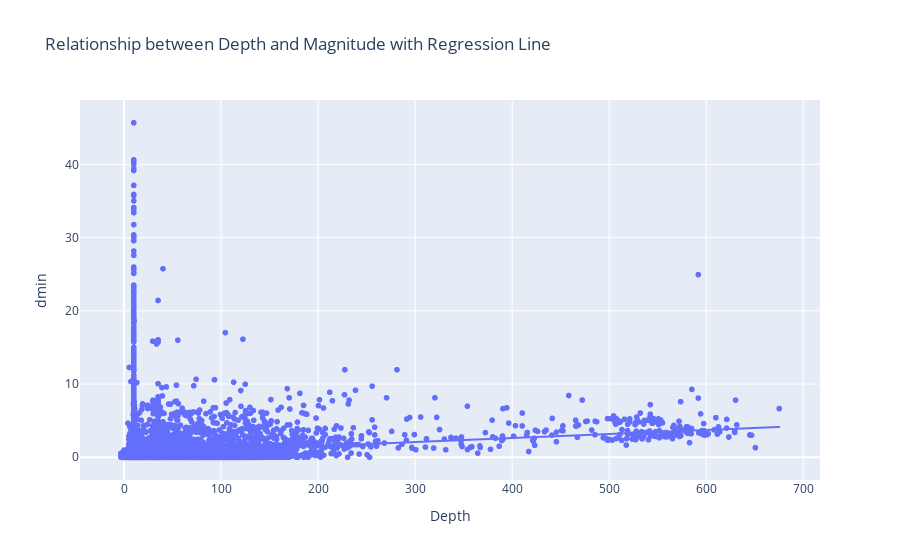

Notebook cell for this chart:
### Code cell
# Plotting the scatter plot with a regression line using Plotly Express
fig = px.scatter(df, x='depth', y='dmin', title='Relationship between Depth and Magnitude with Regression Line',
                 labels={'depth': 'Depth', 'mag': 'Magnitude'},
                 trendline='ols')  # 'ols' stands for Ordinary Least Squares (linear regression)

# Show the plot
fig.show()

### Figure 1 — Plotly figure (JSON) as saved in the notebook; plotly's stock layout.template omitted (floating-point values rounded to 4 significant figures; data arrays with more than 128 entries replaced by an {"elided": "..."} marker saying what was removed)
{"data": [{"hovertemplate": "Depth=%{x}<br>dmin=%{y}<extra></extra>", "legendgroup": "", "marker": {"color": "#636efa", "symbol": "circle"}, "mode": "markers", "name": "", "showlegend": false, "type": "scattergl", "x": {"elided": "19244 float values"}, "xaxis": "x", "y": {"elided": "19244 float values"}, "yaxis": "y"}, {"hovertemplate": "<b>OLS trendline</b><br>dmin = 0.00548999 * depth + 0.429954<br>R<sup>2</sup>=0.025906<br><br>Depth=%{x}<br>dmin=%{y} <b>(trend)</b><extra></extra>", "legendgroup": "", "marker": {"color": "#636efa", "symbol": "circle"}, "mode": "lines", "name": "", "showlegend": false, "type": "scattergl", "x": {"elided": "19244 float values"}, "xaxis": "x", "y": {"elided": "19244 float values"}, "yaxis": "y"}], "layout": {"legend": {"tracegroupgap": 0}, "title": {"text": "Relationship between Depth and Magnitude with Regression Line"}, "xaxis": {"anchor": "y", "domain": [0, 1], "title": {"text": "Depth"}}, "yaxis": {"anchor": "x", "domain": [0, 1], "title": {"text": "dmin"}}}}
